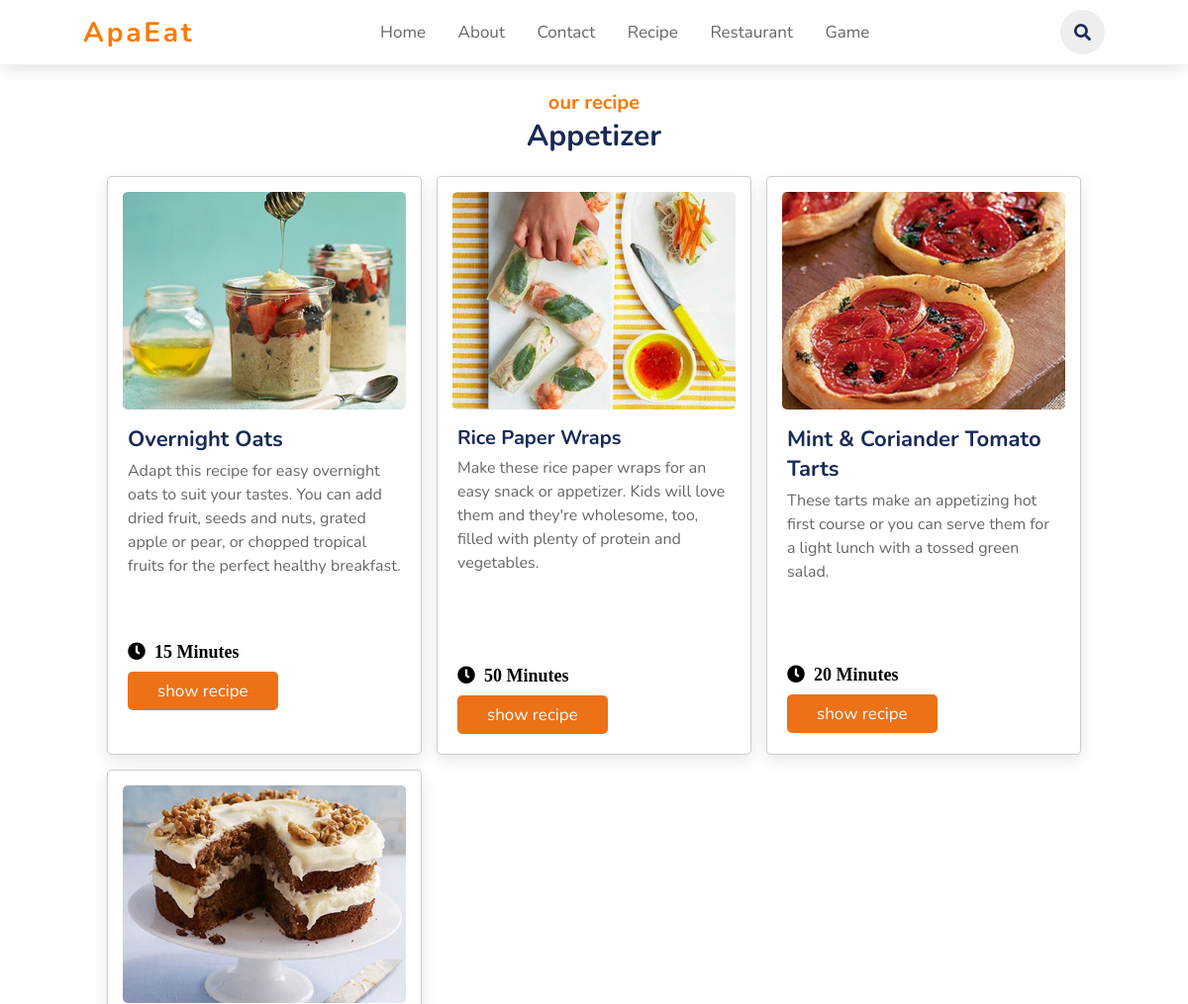
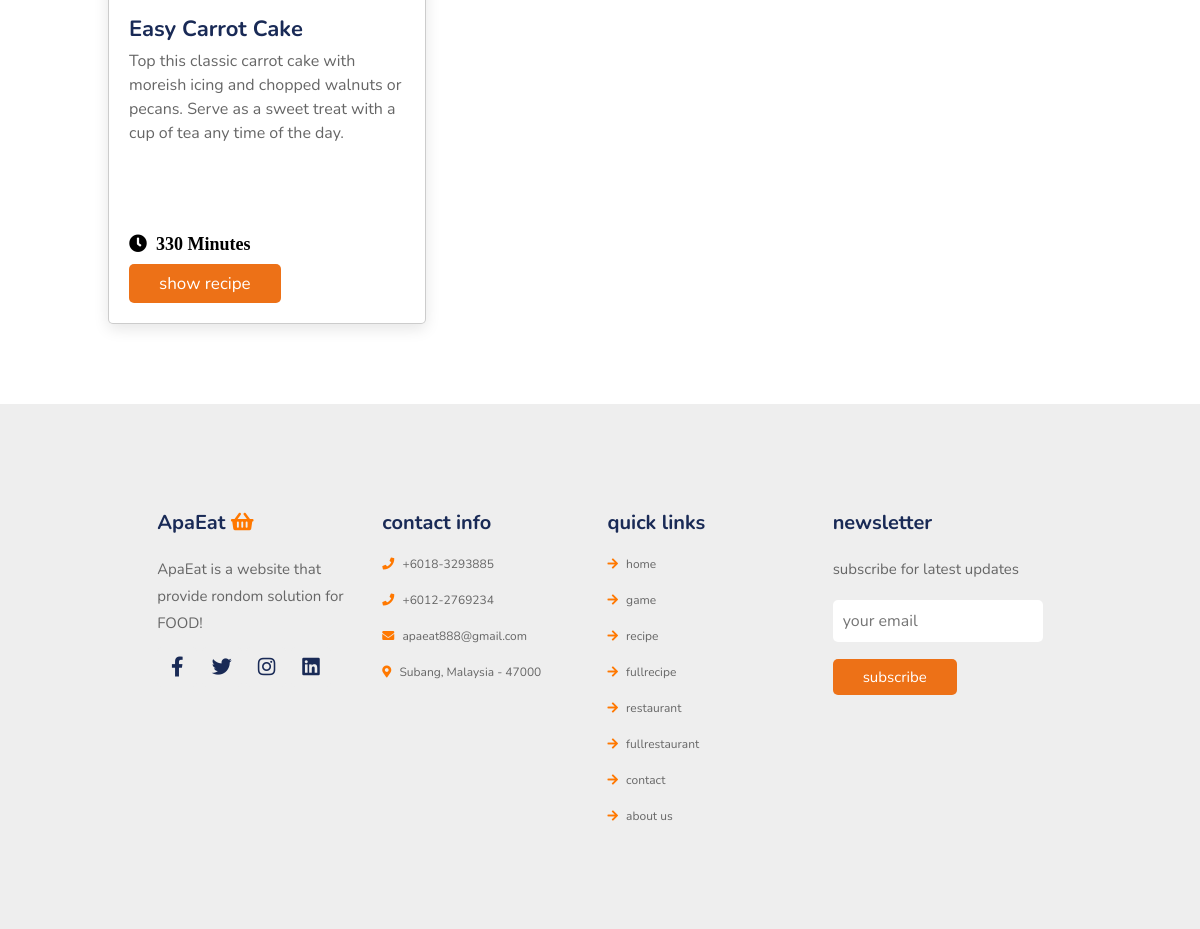
Screenshot of /recipe/appetizer.php with the database file from the repository (2 pictures, top to bottom).
### tables this page shows
CREATE TABLE `full_recipy` (
  `id` int(222) NOT NULL,
  `title` mediumtext NOT NULL,
  `title_text` mediumtext NOT NULL,
  `image` mediumtext NOT NULL,
  `ing_text` mediumtext NOT NULL,
  `disc` mediumtext NOT NULL,
  `rid` int(222) NOT NULL,
  `comments` varchar(222) DEFAULT NULL
);

### recipe/appetizer.php (the view, shortened to what this page needs)
<?php
include("../connection/connect.php");
?>
<!DOCTYPE html>
<html lang="en">
<head>
    <link rel="stylesheet" href="https://unpkg.com/swiper/swiper-bundle.min.css" />
    <link rel="stylesheet" href="https://cdnjs.cloudflare.com/ajax/libs/font-awesome/5.15.3/css/all.min.css">
    <link rel="stylesheet" href="../css/style.css">
</head>
<body>
<header>
    <a href="../protect-this.php" class="Logo">ApaEat</a>
    <nav class="navbar">
        <a  href="../MainPage.php">Home</a>
        <a href="../aboutus.php">About</a>
        <a href="../contact.php">Contact</a>
        <a href="../recipe.php">Recipe</a>
        <a href="../restaurant.php">Restaurant</a>
        <a href="../games.php">Game</a>
    </nav>
    <div class="icons">
        <i class="fas fa-search" id="search-icon"></i>
    </div>
</header>
<section class="menu" id="menu">
    <h3 class="sub-heading"> our recipe </h3>
    <h1 class="heading"> Appetizer </h1>
    <div class="box-container">
        <div class="box">
		<?php
    $sql = "SELECT * FROM full_recipy where id='24'";
	 $result = mysqli_query($db, $sql);
while($row1 = mysqli_fetch_array($result))
{
	   $image =$row1['image'];
	   $title =$row1['title'];
		  $disc =$row1['disc'];
}
?>
            <div class="image">
                <img src="../admin/img/<?php echo $image.$row1['image'];?>" alt="">
            </div>
            <div class="content">
				  <h3 style="font-size: 22px; "><?php echo $title.$row1['title']; ?></h3>
                <p><?php echo $disc.$row1['disc']; ?></p>
				<br>
				<br>
			<span class="fas fa-clock" style="font-size: 18px;  margin-top: 1.75em; ">&nbsp;&nbsp;15 Minutes</span>
			<br>
			<a href="poR8.php" class="btn" style="align:right;">show recipe</a>
            </div>
        </div>
        <div class="box">
		<?php
    $sql = "SELECT * FROM full_recipy where id='59'";
	 $result = mysqli_query($db, $sql);
while($row1 = mysqli_fetch_array($result))
{
	   $image =$row1['image'];
	   $title =$row1['title'];
		  $disc =$row1['disc'];
}
?>
            <div class="image">
                <img src="../admin/img/<?php echo $image.$row1['image'];?>" alt="">
            </div>
            <div class="content">
                <h3 style="font-size: 20px; "><?php echo $title.$row1['title']; ?></h3>
                <p><?php echo $disc.$row1['disc']; ?></p>
				<br>
				<span class="fas fa-clock" style="font-size: 18px; margin-top: 4.05em; ">&nbsp;&nbsp;50 Minutes</span>
				<br>
            <a href="appe1.php" class="btn">show recipe</a>
            </div>
        </div>
        <div class="box">
		<?php
    $sql = "SELECT * FROM full_recipy where id='60'";
	 $result = mysqli_query($db, $sql);
while($row1 = mysqli_fetch_array($result))
{
	   $image =$row1['image'];
	   $title =$row1['title'];
		  $disc =$row1['disc'];
}
?>
            <div class="image">
                <img src="../admin/img/<?php echo $image.$row1['image'];?>" alt="">
            </div>
            <div class="content">
                 <h3 style="font-size: 22px; "><?php echo $title.$row1['title']; ?></h3>
                <p><?php echo $disc.$row1['disc']; ?></p>
				<br>
				<span class="fas fa-clock" style="font-size: 18px;  margin-top: 3.5em;  ">&nbsp;&nbsp;20 Minutes</span>
				<br>
            <a href="appe2.php" class="btn">show recipe</a>
            </div>
        </div>
        <div class="box">
		<?php
    $sql = "SELECT * FROM full_recipy where id='58'";
	 $result = mysqli_query($db, $sql);
while($row1 = mysqli_fetch_array($result))
{
	   $image =$row1['image'];
	   $title =$row1['title'];
		  $disc =$row1['disc'];
}
?>
            <div class="image">
                <img src= "../admin/img/<?php echo $image.$row1['image'];?>"    alt="">
            </div>
            <div class="content">
                 <h3 style="font-size: 22px; "><?php echo $title.$row1['title']; ?></h3>
                <p><?php echo $disc.$row1['disc']; ?></p>
				<br>
				<span class="fas fa-clock" style="font-size: 18px;  margin-top: 3.9em; ">&nbsp;&nbsp;330 Minutes</span>
				<br>
            <a href="E4.php" class="btn">show recipe</a>
            </div>
        </div>
</section>
<section class="footer">
    <div class="box-container">
        <div class="box">
            <h3> ApaEat <i class="fas fa-shopping-basket"></i> </h3>
            <p>ApaEat is a website that provide rondom solution for FOOD! </p>
            <div class="share">
                 <a href="https://www.facebook.com" class="fab fa-facebook-f"></a>
                <a href="https://www.twitter.com" class="fab fa-twitter"></a>
                <a href="https://www.instagram.com" class="fab fa-instagram"></a>
                <a href="https://www.linkedIn.com" class="fab fa-linkedin"></a>
            </div>
        </div>
        <div class="box">
            <h3>contact info</h3>
            <a href="https://chatwith.io/s/apaeat" class="links"> <i class="fas fa-phone"></i> +6018-3293885</a>
            <a href="https://chatwith.io/s/apaeat" class="links"> <i class="fas fa-phone"></i> +6012-2769234 </a>
            <a href="mailto:apaeat888@gmail.com" class="links" target="_blank"> <i class="fas fa-envelope"></i> apaeat888@gmail.com </a>
            <a href="https://goo.gl/maps/9yPngvtT1GUxQmK19" class="links" target="blank"> <i class="fas fa-map-marker-alt"></i> Subang, Malaysia - 47000 </a>
        </div>
        <div class="box">
            <h3>quick links</h3>
            <a href="../MainPage.php" class="links"> <i class="fas fa-arrow-right"></i> home </a>
            <a href="../Games.php" class="links"> <i class="fas fa-arrow-right"></i> game </a>
            <a href="../recipe.php" class="links"> <i class="fas fa-arrow-right"></i> recipe </a>
            <a href="../fullrecipe.php" class="links"> <i class="fas fa-arrow-right"></i> fullrecipe </a>
            <a href="../restaurant.php" class="links"> <i class="fas fa-arrow-right"></i> restaurant </a>
         	<a href="../fullrestaurant.php" class="links"> <i class="fas fa-arrow-right"></i> fullrestaurant </a>
		 <a href="../contact.php" class="links"> <i class="fas fa-arrow-right"></i> contact </a>
			<a href="../AboutUs.php" class="links"> <i class="fas fa-arrow-right"></i> about us </a>
        </div>
         <form  action="subsribe.php" method="post">
        <div class="box">
            <h3>newsletter</h3>
            <p>subscribe for latest updates</p>
            <input type="email" name="email" id="email" placeholder="your email" class="email">
            <input type="submit" name="btn-send" value="subscribe" action="../subsribe.php" class="btn" style="font-size: 15px;">
            <img src="image/payment.png" class="payment-img" alt="">
        </div>
		</form>
    </div>
</section>
</body>
</html>

### css/style.css (style rules this page uses)
:root { --orange:#ff7800; --No: #ED7117; --black:#192a56; --light-color:#666; --box-shadow:0 .5rem 1.5rem rgba(0,0,0,.1); }
* { font-family: 'Nunito', sans-serif; margin:0; padding:0; box-sizing: border-box; text-decoration: none; outline: none; border:none; transition: all .2s linear; }
body { min-height:100vh; overflow-x:hidden; }
html { font-size: 62.5%; overflow-x: hidden; scroll-padding-top: 5.5rem; scroll-behavior: smooth; }
.sub-heading { text-align: center; color:var(--orange); font-size: 2rem; padding-top: 1rem; }
section { padding:8rem 9%; }
section:nth-child(even) { background:#eee; }
.heading { text-align: center; color:var(--black); font-size: 3rem; padding-bottom: 2rem; }
.btn { margin-top: 1rem; display: inline-block; font-size: 1.7rem; color:#fff; background: var(--No); border-radius: .5rem; cursor: pointer; padding:.8rem 3rem; }
header { position: fixed; top:0; left: 0; right:0; background: #fff; padding:1rem 7%; display: flex; align-items: center; justify-content: space-between; z-index: 1000; box-shadow: var(--box-shadow); }
header .Logo { color: #ff7800; text-decoration: none; font-size: 2.8em; font-weight: 700; letter-spacing: 0.1em; }
header .navbar a { font-size: 1.7rem; border-radius: .5rem; padding:.5rem 1.5rem; color:var(--light-color); }
header .icons i, header .icons a { cursor: pointer; margin-left: .5rem; height:4.5rem; line-height: 4.5rem; width:4.5rem; text-align: center; font-size: 1.7rem; color:var(--black); border-radius: 50%; background: #eee; }
.menu .box-container { display: grid; grid-template-columns: repeat(auto-fit, minmax(30rem, 1fr)); gap:1.5rem; }
.menu .box-container .box { background: #fff; border:.1rem solid rgba(0,0,0,.2); border-radius: .5rem; box-shadow: var(--box-shadow); }
.menu .box-container .box .image { height: 25rem; width: 100%; padding:1.5rem; overflow: hidden; position: relative; }
.menu .box-container .box .image img { height: 100%; width: 100%; border-radius: .5rem; object-fit: cover; }
.menu .box-container .box .content { padding:2rem; padding-top: 0; }
.menu .box-container .box .content h3 { color:var(--black); font-size: 2.5rem; }
.menu .box-container .box .content p { color:var(--light-color); font-size: 1.6rem; padding:.5rem 0; line-height: 1.5; }
.footer { background: #666 ; }
.footer .box-container { padding:1.5rem 5%; display: grid; grid-template-columns: repeat(auto-fit, minmax(15rem, 1fr)); gap:1.5rem; }
.footer .box-container .box h3 { font-size: 2rem; color:var(--black); padding:1rem 0; }
.footer .box-container .box h3 i { color:var(--orange); }
.footer .box-container .box .links { display: block; font-size: 1.2rem; color:var(--light-color); padding:1rem 0; }
.footer .box-container .box .links i { color:var(--orange); padding-right: .5rem; }
.footer .box-container .box p { line-height: 1.8; font-size: 1.5rem; color:var(--light-color); padding:1rem 0; }
.footer .box-container .box .share a { height:4rem; width:4rem; line-height:4rem; border-radius: .5rem; font-size: 2rem; color:var(--black); margin-right: .2rem; background: #eee; text-align: center; }
.footer .box-container .box .email { width: 100%; margin:.7rem 0; padding:1rem; border-radius: .5rem; background: #fff; font-size: 1.6rem; text-transform: none; }
.footer .box-container .box .payment-img { margin-top: 2rem; height: 3rem; display: block; }

### rows the page displays
full_recipy: image (picture), title "Overnight Oats", disc "Adapt this recipe for easy overnight oats to suit your tastes. You can add dried fruit, seeds and nuts, grated apple or pear, or chopped tropical fruits for the perfect healthy breakfast."
full_recipy: image (picture), title "Rice Paper Wraps", disc "Make these rice paper wraps for an easy snack or appetizer. Kids will love them and they're wholesome, too, filled with plenty of protein and vegetables."
full_recipy: image (picture), title "Mint & Coriander Tomato Tarts", disc "These tarts make an appetizing hot first course or you can serve them for a light lunch with a tossed green salad."
full_recipy: image (picture), title "Easy Carrot Cake", disc "Top this classic carrot cake with moreish icing and chopped walnuts or pecans. Serve as a sweet treat with a cup of tea any time of the day."
